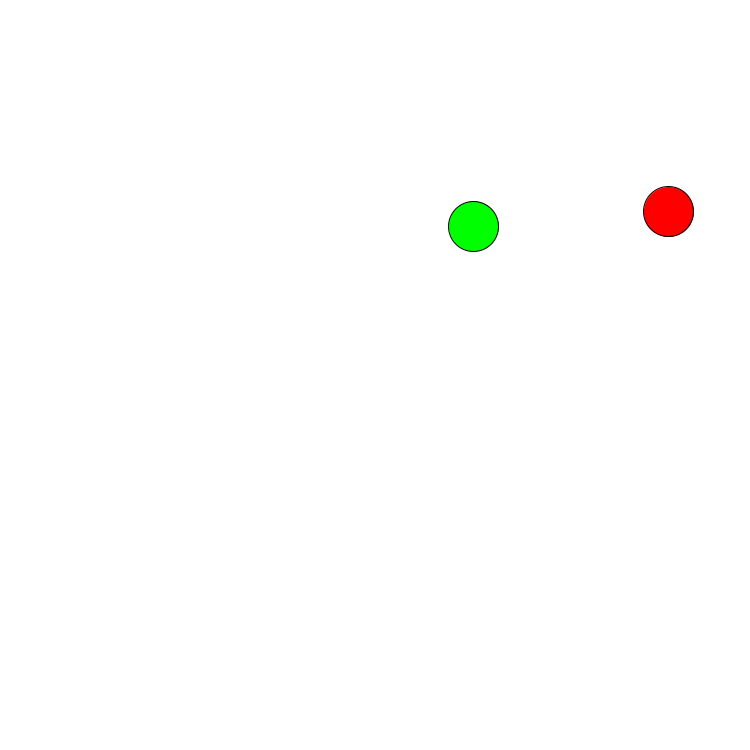
Frame 1 (no input)
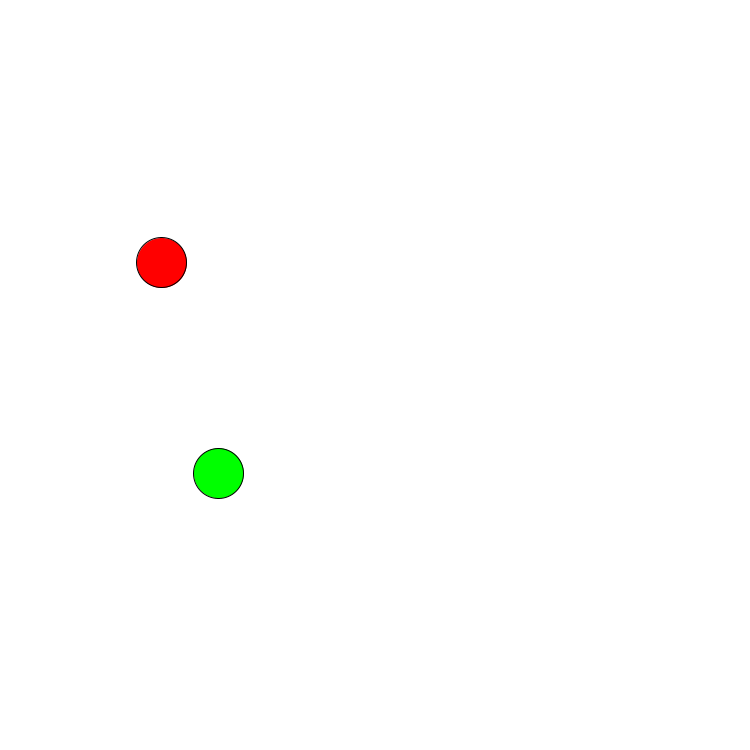
Frame 60 (the mouse pressed at the canvas centre just before this capture)
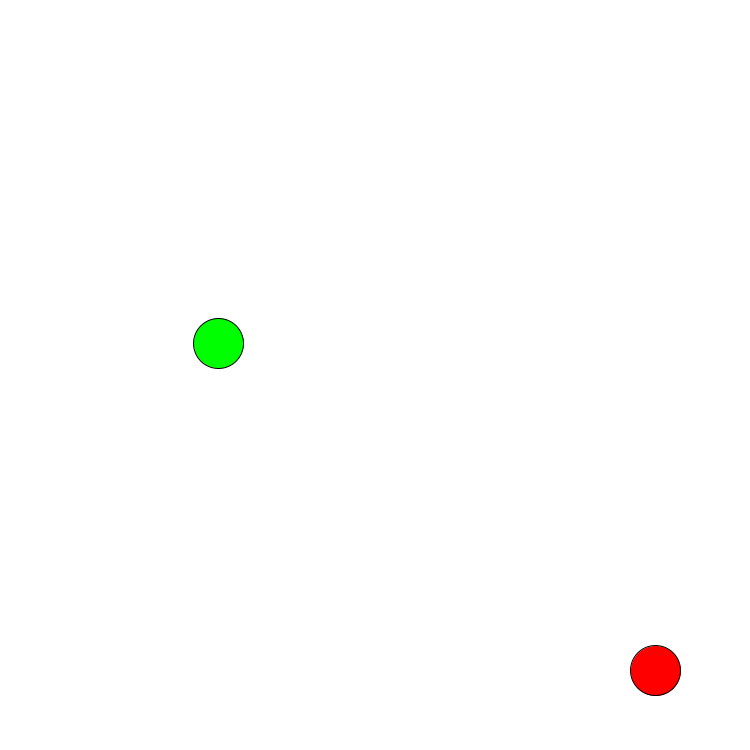
Frame 120 (the mouse held since frame 60 and released just before this capture)

The Processing sketch that drew these frames (run headless with seeded random() and noise(); from frame 60 on, the mouse is pressed at the canvas centre):

// Processing sketch: processing_153298
// ── processing_153298.pde

float x1=500,y1=500,r=25,dx1=17,dy1=13,x2=100,y2=100,dx2=13,dy2=17,cont,cont2,d;
void setup(){
  size(750,750);
  x1=random(60,700);
  y1=random(60,700);
  x2=random(60,700);
  y2=random(60,700);
}
void draw(){
  background(255);
  fill(0,255,0);
  ellipse(x1,y1,50,50);
  fill(255,0,0);
  ellipse(x2,y2,50,50);
  x1=x1+dx1;
  y1=y1+dy1;
  x2=x2+dx2;
  y2=y2+dy2;
  if(x1>width-r){
    dx1=-dx1;
  }
   if(x1<r){
    dx1=-dx1;
     }
     d=sqrt(((x2-x1)*(x2-x1))+((y2-y1)*(y2-y1)));
     if(y1>height-r)
     {
       dy1=-dy1;
     }
     if(y1<r)
     {
       dy1=-dy1;
     }
     if(x2>width-r){
       dx2=-dx2;
     }
     if(x2<r){
       dx2=-dx2;
     }
     if(y2>height-r)
     {
       dy2=-dy2;
     }
     if(y2<r)
     {
       dy2=-dy2;
     }
     
   if(dy1>0 && dy2>0 || dy1<0 && dy2<0){
     cont=1;
   }
   if(dy1<0 && dy2>0 || dy1>0 && dy2<0){
     cont=2;
   }
   if(dx1>0 && dx2>0 || dx1<0 && dx2<0){
     cont2=1;
   }
   if(dx1<0 && dx2>0 || dx1>0 && dx2<0){
     cont2=2;
   }
   if(d<50 && cont==1 && cont2==1){
     dx1=-dx1;dx2=dx2;dy1=-dy1;dy2=dy2;
   }
   if(d<50 && cont==2 && cont2==2 ){
     dx1=-dx1;dx2=-dx2;dy1=-dy1;dy2=-dy2;
   }
   if(d<50 && cont2==1 && cont==2){
     dx1=dx1;dx2=dx2;dy1=-dy1;dy2=-dy2;
   }
   if(d<50 && cont==1 && cont2==2){
     dx1=-dx1;dx2=-dx2;dy1=dy1;dy2=dy2;
   }
}
